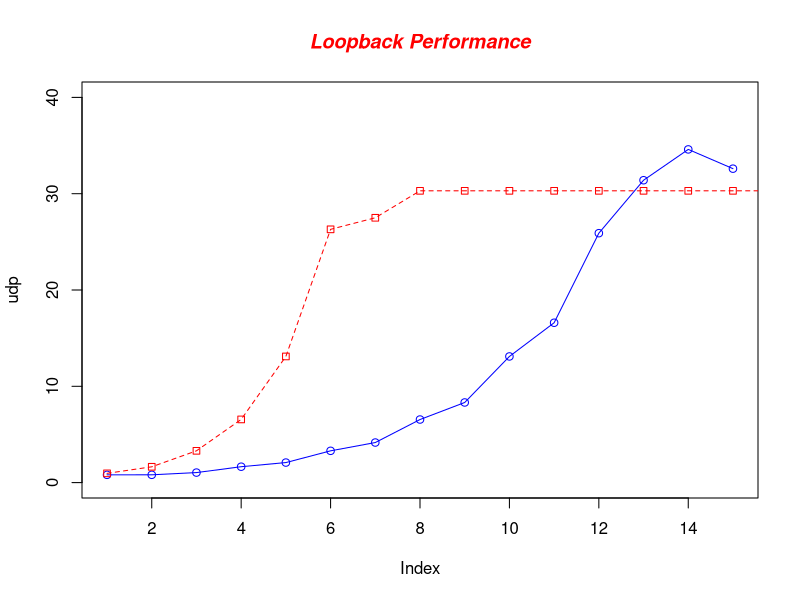

Write the R code that produced this figure.
# Define 2 vectors
udp <- c(0.806, 0.808, 1.04, 1.65, 2.08, 3.30, 4.16, 6.55, 8.32, 13.1, 16.6, 25.9, 31.4, 34.6, 32.6)
tcp <- c(0.959, 1.64, 3.30, 6.56, 13.1, 26.3, 27.5, 30.3, 30.3, 30.3, 30.3, 30.3, 30.3, 30.3, 30.3, 30.3, 30.3, 30.3)

# Graph cars using a y axis that ranges from 0 to 12
plot(udp, type="o", col="blue", ylim=c(0,40))

# Graph trucks with red dashed line and square points
lines(tcp, type="o", pch=22, lty=2, col="red")

# Create a title with a red, bold/italic font
title(main="Loopback Performance", col.main="red", font.main=4)
